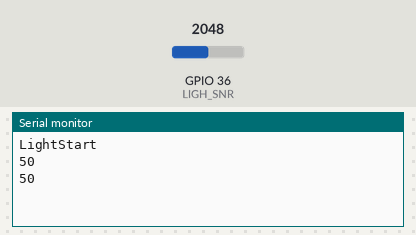
The sketch below on a simulated ESP32. On the bench: the last lines printed to the serial monitor. Inputs (shaded band) come from the test bench; at power-on: GPIO 36 (LIGH_SNR) = 2048.

Above: at 2.8 s.
2.9 s: GPIO 36 (LIGH_SNR) set to 2866
At 3.8 s:
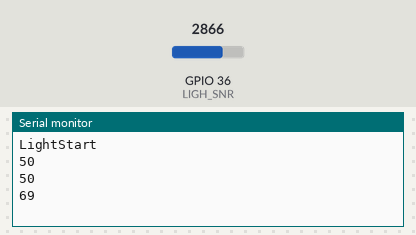
4.4 s: GPIO 36 (LIGH_SNR) set to 3603
At 5.4 s:
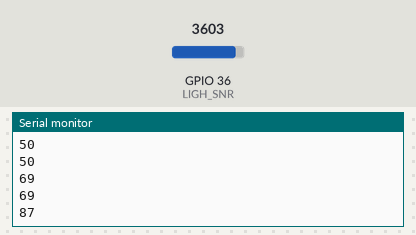
Timing chart, 0 to 7.4 s (numbered marks = the images above; inputs shaded):
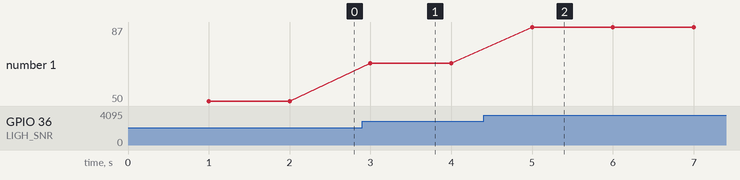

Measured:
- after the input at 2.9 s, the serial monitor: prints a new line after 0.10 s (image 1)
- after the input at 4.4 s, the serial monitor: prints a new line after 0.60 s (image 2)
- plotted number 1: 50 → 69 after the input at 2.9 s, 69 → 87 after the input at 4.4 s

The sketch:

2-2.ino
```cpp
// 光度計
// 0-100までの数字で照度を出力する
// 抵抗を変えることで感度が変わる

// 抵抗(Ω): 蛍光灯/なんか眩しいやつ
// (抵抗なし): 80/90
// 10: 0/5
// 200: 0/70
// 1k: 4/75
// 10k: 75/80
// 200k: 80/85

// ボードにはVPと書かれている(よくわからん)
// 36はGPI、つまり入力専用
const byte LIGH_SNR = 36;

void setup() {
  // cu -s 115200 -l /dev/ttyUSB0
  Serial.begin(115200);
  Serial.println();
  Serial.println("LightStart");
}

void loop() {
  delay(1000);
  // analogRead()はpinから0-3.3Vの間を0から4095の数字で読み取る
  // なので百分率で表示するように4095で割って100を掛ける
  unsigned short g_light = analogRead(LIGH_SNR) * 100 / 4095;
  Serial.println(String(g_light));
}
```
